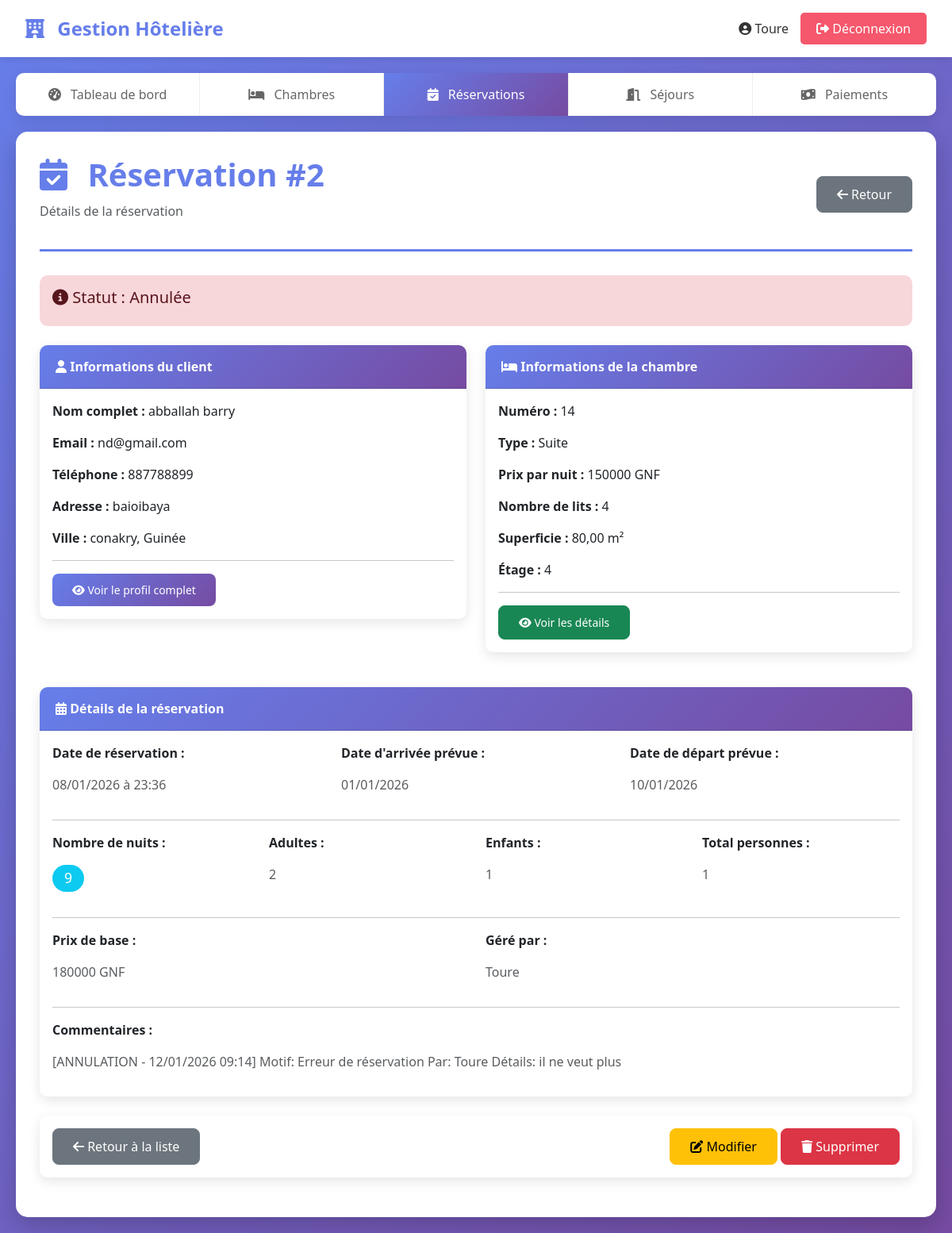
Screenshot of /reservations/2/ (signed in) with the database file from the repository.
### gestion/models.py (models this page shows, shortened)
class Reservation(models.Model):
    STATUT_CHOICES = [
        ('EN_ATTENTE', 'En attente'),
        ('CONFIRMEE', 'Confirmée'),
        ('ANNULEE', 'Annulée'),
        ('TERMINEE', 'Terminée'),
    ]
    client = models.ForeignKey(Client, on_delete=models.PROTECT)
    chambre = models.ForeignKey(Chambre, on_delete=models.PROTECT)
    utilisateur = models.ForeignKey(User, on_delete=models.PROTECT, related_name='reservations_gerees')
    date_reservation = models.DateTimeField(auto_now_add=True)
    date_debut_sejour = models.DateField()
    date_fin_sejour = models.DateField()
    nombre_adultes = models.IntegerField(validators=[MinValueValidator(1)])
    nombre_enfants = models.IntegerField(default=0, validators=[MinValueValidator(0)])
    nombre_personnes = models.IntegerField(default=1, validators=[MinValueValidator(1)])  # ✅ AJOUTÉ
    nombre_nuits = models.IntegerField(editable=False)
    prix_total = models.DecimalField(max_digits=10, decimal_places=2, validators=[MinValueValidator(0)])
    statut = models.CharField(max_length=20, choices=STATUT_CHOICES, default='EN_ATTENTE')
    commentaire = models.TextField(blank=True, null=True)
    services_supplementaires = models.ManyToManyField(
        ServiceSupplementaire,
        through='ReservationService',
        related_name='reservations'
    )
    class Meta:
        verbose_name = "Réservation"
        verbose_name_plural = "Réservations"
        ordering = ['-date_reservation']

class Client(models.Model):
    PIECE_IDENTITE_CHOICES = [
        ('CNI', 'Carte Nationale d\'Identité'),
        ('PASSEPORT', 'Passeport'),
        ('PERMIS', 'Permis de conduire'),
    ]
    nom = models.CharField(max_length=50)
    prenom = models.CharField(max_length=50)
    email = models.EmailField(unique=True)
    telephone = models.CharField(max_length=20)
    adresse = models.TextField()
    ville = models.CharField(max_length=100)
    pays = models.CharField(max_length=100, default='Guinée')
    piece_identite = models.CharField(max_length=20, choices=PIECE_IDENTITE_CHOICES)
    numero_piece = models.CharField(max_length=50, unique=True)
    date_naissance = models.DateField()
    date_inscription = models.DateTimeField(auto_now_add=True)
    class Meta:
        verbose_name = "Client"
        verbose_name_plural = "Clients"
        ordering = ['-date_inscription']
    @property
    def nom_complet(self):
        return f"{self.prenom} {self.nom}"

class Chambre(models.Model):
    TYPE_CHAMBRE_CHOICES = [
        ('SIMPLE', 'Simple'),
        ('DOUBLE', 'Double'),
        ('SUITE', 'Suite'),
        ('DELUXE', 'Deluxe'),
    ]
    STATUT_CHOICES = [
        ('DISPONIBLE', 'Disponible'),
        ('OCCUPEE', 'Occupée'),
        ('MAINTENANCE', 'En maintenance'),
        ('HORS_SERVICE', 'Hors service'),
    ]
    numero_chambre = models.CharField(max_length=10, unique=True)
    type_chambre = models.CharField(max_length=20, choices=TYPE_CHAMBRE_CHOICES)
    prix_nuit = models.DecimalField(max_digits=10, decimal_places=2, validators=[MinValueValidator(0)])
    nombre_lits = models.IntegerField(validators=[MinValueValidator(1)])
    superficie = models.DecimalField(max_digits=5, decimal_places=2, help_text="Superficie en m²")
    etage = models.IntegerField()
    description = models.TextField(blank=True, null=True)
    statut = models.CharField(max_length=20, choices=STATUT_CHOICES, default='DISPONIBLE')
    class Meta:
        verbose_name = "Chambre"
        verbose_name_plural = "Chambres"
        ordering = ['numero_chambre']

### gestion/views.py (the view)
# urls.py: path('reservations/<int:pk>/', views.reservation_detail, name='reservation_detail'),
@login_required
def reservation_detail(request, pk):
    reservation = get_object_or_404(Reservation, pk=pk)
    try:
        sejour = Sejour.objects.get(reservation=reservation)
    except Sejour.DoesNotExist:
        sejour = None
    paiements = Paiement.objects.filter(sejour=sejour) if sejour else []
    context = {
        'reservation': reservation,
        'sejour': sejour,
        'paiements': paiements,
    }
    return render(request, 'gestion/reservation_detail.html', context)

### gestion/templates/gestion/reservation_detail.html (shortened to what this page needs)
{% extends 'base.html' %}
{% block content %}
<div class="page-header">
    <div class="d-flex justify-content-between align-items-center">
        <div>
            <h1><i class="fas fa-calendar-check"></i> Réservation #{{ reservation.id }}</h1>
            <p class="text-muted">Détails de la réservation</p>
        </div>
        <div>
            <a href="{% url 'reservation_list' %}" class="btn btn-secondary">
                <i class="fas fa-arrow-left"></i> Retour
            </a>
        </div>
    </div>
</div>
<div class="alert {% if reservation.statut == 'CONFIRMEE' %}alert-success{% elif reservation.statut == 'EN_ATTENTE' %}alert-warning{% elif reservation.statut == 'ANNULEE' %}alert-danger{% else %}alert-secondary{% endif %} mb-4">
    <div class="row align-items-center">
        <div class="col-md-8">
            <h5>
                <i class="fas fa-info-circle"></i>
                Statut :
                {% if reservation.statut == 'EN_ATTENTE' %}
                    En attente
                {% elif reservation.statut == 'CONFIRMEE' %}
                    Confirmée
                {% elif reservation.statut == 'ANNULEE' %}
                    Annulée
                {% else %}
                    Terminée
                {% endif %}
            </h5>
        </div>
    </div>
</div>
<div class="row">
    <div class="col-md-6 mb-4">
        <div class="card">
            <div class="card-header bg-primary text-white">
                <i class="fas fa-user"></i> Informations du client
            </div>
            <div class="card-body">
                <p><strong>Nom complet :</strong> {{ reservation.client.nom_complet }}</p>
                <p><strong>Email :</strong> {{ reservation.client.email }}</p>
                <p><strong>Téléphone :</strong> {{ reservation.client.telephone }}</p>
                <p><strong>Adresse :</strong> {{ reservation.client.adresse }}</p>
                <p class="mb-0"><strong>Ville :</strong> {{ reservation.client.ville }}, {{ reservation.client.pays }}</p>
                <hr>
                <a href="{% url 'client_detail' reservation.client.id %}" class="btn btn-sm btn-primary">
                    <i class="fas fa-eye"></i> Voir le profil complet
                </a>
            </div>
        </div>
    </div>
    <div class="col-md-6 mb-4">
        <div class="card">
            <div class="card-header bg-success text-white">
                <i class="fas fa-bed"></i> Informations de la chambre
            </div>
            <div class="card-body">
                <p><strong>Numéro :</strong> {{ reservation.chambre.numero_chambre }}</p>
                <p><strong>Type :</strong> {{ reservation.chambre.get_type_chambre_display }}</p>
                <p><strong>Prix par nuit :</strong> {{ reservation.chambre.prix_nuit|floatformat:0 }} GNF</p>
                <p><strong>Nombre de lits :</strong> {{ reservation.chambre.nombre_lits }}</p>
                <p><strong>Superficie :</strong> {{ reservation.chambre.superficie }} m²</p>
                <p class="mb-0"><strong>Étage :</strong> {{ reservation.chambre.etage }}</p>
                <hr>
                <a href="{% url 'chambre_detail' reservation.chambre.id %}" class="btn btn-sm btn-success">
                    <i class="fas fa-eye"></i> Voir les détails
                </a>
            </div>
        </div>
    </div>
</div>
<div class="card mb-4">
    <div class="card-header bg-info text-white">
        <i class="fas fa-calendar-alt"></i> Détails de la réservation
    </div>
    <div class="card-body">
        <div class="row">
            <div class="col-md-4">
                <p><strong>Date de réservation :</strong></p>
                <p class="text-muted">{{ reservation.date_reservation|date:"d/m/Y à H:i" }}</p>
            </div>
            <div class="col-md-4">
                <p><strong>Date d'arrivée prévue :</strong></p>
                <p class="text-muted">{{ reservation.date_debut_sejour|date:"d/m/Y" }}</p>
            </div>
            <div class="col-md-4">
                <p><strong>Date de départ prévue :</strong></p>
                <p class="text-muted">{{ reservation.date_fin_sejour|date:"d/m/Y" }}</p>
            </div>
        </div>
        <hr>
        <div class="row">
            <div class="col-md-3">
                <p><strong>Nombre de nuits :</strong></p>
                <p><span class="badge bg-info" style="font-size: 1.1em;">{{ reservation.nombre_nuits }}</span></p>
            </div>
            <div class="col-md-3">
                <p><strong>Adultes :</strong></p>
                <p class="text-muted">{{ reservation.nombre_adultes }}</p>
            </div>
            <div class="col-md-3">
                <p><strong>Enfants :</strong></p>
                <p class="text-muted">{{ reservation.nombre_enfants }}</p>
            </div>
            <div class="col-md-3">
                <p><strong>Total personnes :</strong></p>
                <p class="text-muted">{{ reservation.nombre_personnes }}</p>
            </div>
        </div>
        <hr>
        <div class="row">
            <div class="col-md-6">
                <p><strong>Prix de base :</strong></p>
                <p class="text-muted">{{ reservation.prix_total|floatformat:0 }} GNF</p>
            </div>
            <div class="col-md-6">
                <p><strong>Géré par :</strong></p>
                <p class="text-muted">{{ reservation.utilisateur.username }}</p>
            </div>
        </div>
        {% if reservation.commentaire %}
        <hr>
        <p><strong>Commentaires :</strong></p>
        <p class="text-muted">{{ reservation.commentaire }}</p>
        {% endif %}
    </div>
</div>
<div class="card">
    <div class="card-body">
        <div class="d-flex justify-content-between">
            <div>
                <a href="{% url 'reservation_list' %}" class="btn btn-secondary">
                    <i class="fas fa-arrow-left"></i> Retour à la liste
                </a>
            </div>
            <div>
                <a href="{% url 'reservation_update' reservation.id %}" class="btn btn-warning">
                    <i class="fas fa-edit"></i> Modifier
                </a>
                <a href="{% url 'reservation_delete' reservation.id %}" class="btn btn-danger" onclick="return confirm('Êtes-vous sûr de vouloir supprimer cette réservation ?')">
                    <i class="fas fa-trash"></i> Supprimer
                </a>
            </div>
        </div>
    </div>
</div>
{% endblock %}

### gestion/templates/base.html (shortened to what this page needs)
{% load static %}
<!DOCTYPE html>
<html lang="fr">
<head>
    <link href="https://cdn.jsdelivr.net/npm/bootstrap@5.3.0/dist/css/bootstrap.min.css" rel="stylesheet">
    <link rel="stylesheet" href="https://cdnjs.cloudflare.com/ajax/libs/font-awesome/6.5.1/css/all.min.css">
</head>
<body>
    <div class="header">
        <div class="header-logo">
            <i class="fas fa-hotel"></i>
            Gestion Hôtelière
        </div>
        {% if user.is_authenticated %}
        <div class="user-info">
            <span class="user-name">
                <i class="fas fa-user-circle"></i> {{ user.username }}
            </span>
            <a href="{% url 'logout' %}" class="btn-logout">
                <i class="fas fa-sign-out-alt"></i> Déconnexion
            </a>
        </div>
        {% endif %}
    </div>
    {% if user.is_authenticated %}
    <nav class="navbar">
        <a href="{% url 'dashboard' %}" class="{% if request.path == '/dashboard/' %}active{% endif %}">
            <i class="fas fa-tachometer-alt"></i> Tableau de bord
        </a>
        {% if perms.gestion.view_chambre %}
        <a href="{% url 'chambre_list' %}" class="{% if 'chambres' in request.path %}active{% endif %}">
            <i class="fas fa-bed"></i> Chambres
        </a>
        {% endif %}
        {% if perms.gestion.view_reservation %}
        <a href="{% url 'reservation_list' %}" class="{% if 'reservations' in request.path %}active{% endif %}">
            <i class="fas fa-calendar-check"></i> Réservations
        </a>
        {% endif %}
        {% if perms.gestion.view_sejour %}
        <a href="{% url 'sejour_list' %}" class="{% if 'sejours' in request.path %}active{% endif %}">
            <i class="fas fa-door-open"></i> Séjours
        </a>
        {% endif %}
        {% if perms.gestion.add_paiement %}
        <a href="{% url 'paiement_create' %}" class="{% if 'paiement_create' in request.path %}active{% endif %}">
            <i class="fas fa-money-bill-wave"></i> Paiements
        </a>
        {% endif %}
    </nav>
    {% endif %}
    <div class="container-main">
        {% block content %}{% endblock %}
    </div>
</body>
</html>

### gestion/templates/base.html (style rules this page uses)
:root { --primary-color: #667eea; --secondary-color: #764ba2; --success-color: #38ef7d; --danger-color: #f5576c; --warning-color: #feca57; --info-color: #00d2ff; }
body { font-family: 'Segoe UI', Tahoma, Geneva, Verdana, sans-serif; background: linear-gradient(135deg, #667eea 0%, #764ba2 100%); min-height: 100vh; }
.header { background: white; padding: 1rem 2rem; box-shadow: 0 2px 10px rgba(0,0,0,0.1); display: flex; justify-content: space-between; align-items: center; }
.header-logo { font-size: 24px; font-weight: bold; color: var(--primary-color); }
.header-logo i { margin-right: 10px; }
.user-info { display: flex; align-items: center; gap: 15px; }
.user-info .user-name { font-weight: 500; color: #333; }
.btn-logout { background: var(--danger-color); color: white; border: none; padding: 8px 20px; border-radius: 5px; text-decoration: none; transition: all 0.3s; }
.navbar { background: white; padding: 0; margin: 20px; border-radius: 10px; box-shadow: 0 5px 15px rgba(0,0,0,0.1); display: flex; overflow: hidden; }
.navbar a { flex: 1; padding: 15px 20px; text-align: center; text-decoration: none; color: #666; border-right: 1px solid #eee; transition: all 0.3s; font-weight: 500; }
.navbar a:last-child { border-right: none; }
.navbar a.active { background: linear-gradient(135deg, var(--primary-color) 0%, var(--secondary-color) 100%); color: white; }
.navbar a i { margin-right: 8px; }
.container-main { background: white; margin: 20px; padding: 30px; border-radius: 15px; box-shadow: 0 10px 30px rgba(0,0,0,0.2); min-height: calc(100vh - 200px); }
.page-header { margin-bottom: 30px; padding-bottom: 20px; border-bottom: 3px solid var(--primary-color); }
.page-header h1 { color: var(--primary-color); font-weight: bold; margin-bottom: 10px; }
.page-header h1 i { margin-right: 15px; }
.card { border: none; border-radius: 10px; box-shadow: 0 5px 15px rgba(0,0,0,0.1); margin-bottom: 20px; }
.card-header { background: linear-gradient(135deg, var(--primary-color) 0%, var(--secondary-color) 100%); color: white; font-weight: bold; border-radius: 10px 10px 0 0 !important; padding: 15px 20px; }
.btn { border-radius: 8px; padding: 10px 25px; font-weight: 500; transition: all 0.3s; }
.btn-primary { background: linear-gradient(135deg, var(--primary-color) 0%, var(--secondary-color) 100%); border: none; }
.badge { padding: 8px 15px; border-radius: 20px; font-weight: 500; }
.alert { border-radius: 10px; border: none; }

### rows the page displays
Reservation: id "2", client.nom_complet "abballah barry", client.email "nd@gmail.com", client.telephone "887788899", client.adresse "baioibaya", client.ville "conakry", client.pays "Guinée", chambre.numero_chambre "14", chambre.type_chambre "Suite", chambre.prix_nuit "150000", chambre.nombre_lits "4", chambre.superficie "80,00", chambre.etage "4", date_reservation "08/01/2026 à 23:36", date_debut_sejour "01/01/2026", date_fin_sejour "10/01/2026", nombre_nuits "9", nombre_adultes "2", nombre_enfants "1", nombre_personnes "1", prix_total "180000", utilisateur.username "Toure", commentaire "[ANNULATION - 12/01/2026 09:14] Motif: Erreur de réservation Par: Toure Détails: il ne veut plus"

### other values shown
{{ user.username }} "Toure"
